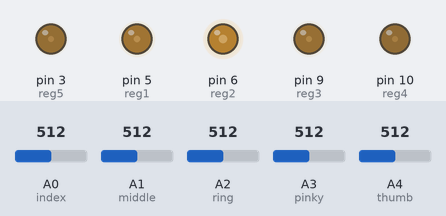
A sketch run on a simulated Arduino Uno, built with avr-gcc and run on an emulated ATmega328P. Shown: output pins drawn as LEDs (lit = HIGH). Inputs (shaded band) come from the test bench; at power-on: A0 (index) = 512, A1 (middle) = 512, A2 (ring) = 512, A3 (pinky) = 512, A4 (thumb) = 512. What the sketch prints to the serial monitor is not drawn.

Above: at 0.1 s.
Timing chart, 0 to 1.6 s (numbered marks = the images above):
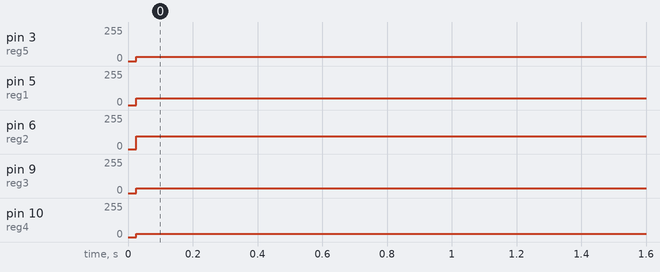

The sketch:

exo.ino
```cpp
const int index=A0; //pin0
const int middle=A1; //pin1
const int ring=A2; //pin2
const int pinky=A3; //pin3
const int thumb=A4; //pin4


const int reg1=5;//index
const int reg2=6;//middle
const int reg3=9;//ring
const int reg4=10;//pinky
const int reg5=3; //thumb
//pwm pins

void setup() {
  // put your setup code here, to run once:
  pinMode(reg1, OUTPUT);
  pinMode(reg2, OUTPUT);
  pinMode(reg3, OUTPUT);
  pinMode(reg4, OUTPUT);
  pinMode(reg5, OUTPUT);//set them all as output
  Serial.begin(9600);
}

void loop() {

  int val1=map(analogRead(index),870,367,0,250);
  int val2=map(analogRead(middle),1020,691,0,250);
  int val3=map(analogRead(ring),1023,771,0,250);
  int val4=map(analogRead(pinky),1023,794,0,250);
  int val5=map(analogRead(thumb),1023,741,0,250);

  //THE CODE ABOVE TAKES IN POTENTIOMETER READINGS AND MAPS THEM TO VALUES BETWEEN 0 AND 250, CALIBRATED FOR OLIVIA'S HAND


  Serial.print("Thumb: ");
  Serial.print(val5);
  Serial.print(" | Index Finger: ");
  Serial.print(val1);
  Serial.print(" | Middle Finger: ");
  Serial.print(val2);
  Serial.print(" | Ring Finger ");
  Serial.print(val3);
  Serial.print(" | Pinky Finger: ");
  Serial.print(val4);
  //THE SECTION OF CODE ABOVE PRINTS OUT THE CURRENT MAPPED POTENTIOMETER VALUES TO THE SERIAL MONITOR

  analogWrite(reg1,52); //thumb
  analogWrite(reg2,95); //index
  analogWrite(reg3,37); //middle
  analogWrite(reg4,25); //ring
  analogWrite(reg5,32); //pinky
/*
  analogWrite(reg1,0);
  analogWrite(reg2,0);
  analogWrite(reg3,0);
  analogWrite(reg4,0);
  analogWrite(reg5,0);
*/

  //THE CODE ABOVE IS USED FOR SENDING SPECIFIC VALUES TO THE REGULATORS AND THE CODE BELOW IS USED WITH THE LEADER GLOVE
  //LEADER GLOVE CODE IS COMMENTED OUT BECAUSE WE WERE TESTING

/*
  if (val1<=0){
    digitalWrite(reg1,0);
  }
  else{
    int val11=val1-10;
    analogWrite(reg1, val1);
  }

  if (val2<=0){
    digitalWrite(reg2,0);
  }
  else{
    int val22=val2-15;
    analogWrite(reg2, val2);
  }

  if (val3<=0){
    digitalWrite(reg3,0);
  }
  else{
    analogWrite(reg3, val3);
  }

  if (val4<=0){
    digitalWrite(reg4,0);
  }
  else{
    analogWrite(reg4, val4);
  }

  if (val5<=0){
    digitalWrite(reg5,0);
  }
  else{
    analogWrite(reg5, val5);
  }
*/

  Serial.print('\n');
  //Serial.print("Regulator output : ");
  //Serial.print(analogRead(Reg_out));
  Serial.print('\n');
  delay(2000);
}
```

Measured:
- by itself, pin 3 (reg5): 0/255 → 32/255 at 0.03 s
- by itself, pin 5 (reg1): 0/255 → 52/255 at 0.03 s
- by itself, pin 6 (reg2): 0/255 → 95/255 at 0.03 s
- by itself, pin 9 (reg3): 0/255 → 37/255 at 0.03 s
- by itself, pin 10 (reg4): 0/255 → 25/255 at 0.03 s
